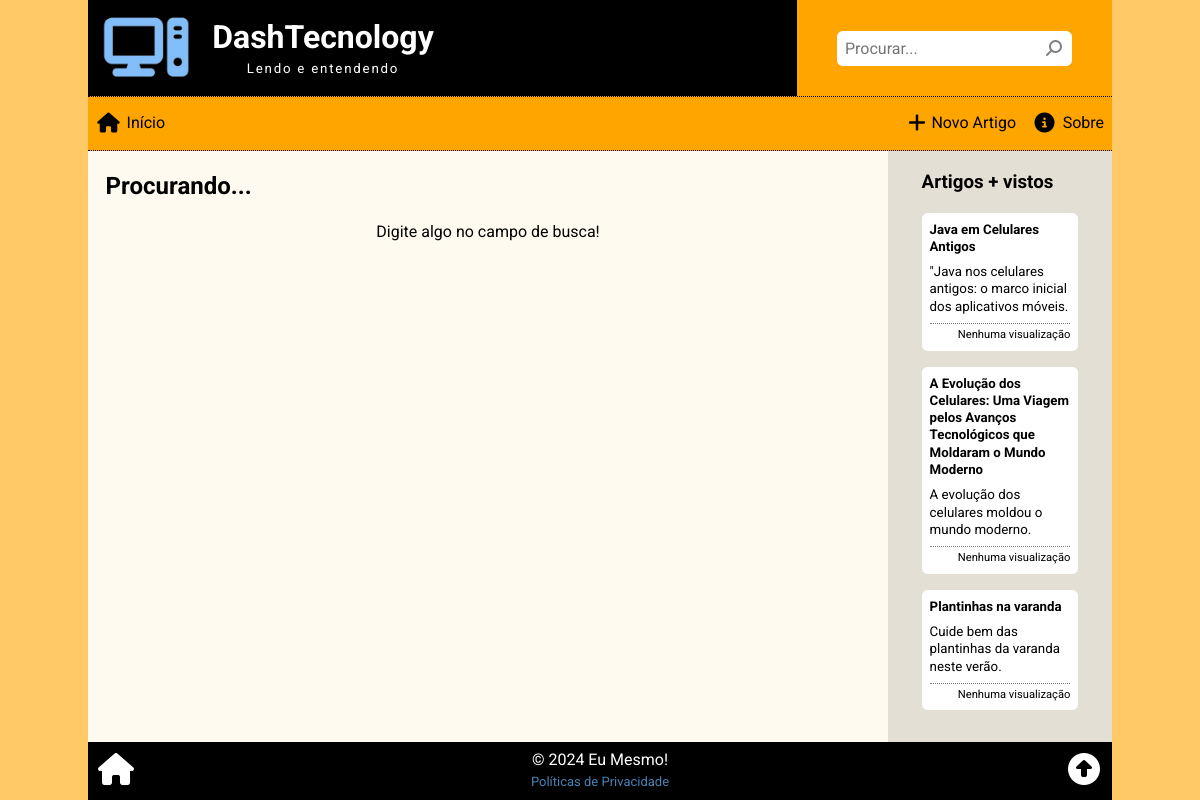
Screenshot of /search.php with the database file from the repository.
### tables this page shows
CREATE TABLE article (
    art_id INT PRIMARY KEY AUTO_INCREMENT,
    art_date TIMESTAMP DEFAULT CURRENT_TIMESTAMP,
    art_thumbnail VARCHAR(255),
    art_title VARCHAR(127),
    art_summary VARCHAR(255),
    art_author INT,
    art_content TEXT,
    art_views INT DEFAULT '0',
    art_status ENUM('on', 'off', 'del') DEFAULT 'on',
    FOREIGN KEY (art_author) REFERENCES employee(emp_id)
);

### _global.php (the view, shortened to what this page needs)
<?php
function aside_box($data = [])
{
    $clicked = $title = $body = $body_content = $footer = '';
    if (isset($data['href']))
        $clicked = 'class="clicked" onclick="location.href = \'' . $data['href'] . '\'"';
    if (isset($data['title']))
        $title = "<h5>{$data['title']}</h5>";
    if (isset($data['body'])) {
        if (isset($data['limit']))
            $body_content = cutString($data['body'], $data['limit']);
        else
            $body_content = $data['body'];
        $body = '<small title="' . $data['body'] . '">' . $body_content . '</small>';
    }
    if (isset($data['footer']))
        $footer = '<small class="footer">' . $data['footer'] . '</small>';
    $out = <<<HTML
        <div {$clicked}>
            {$title}
            {$body}
            {$footer}
        </div>
    HTML;
    return $out;
}

### widgets/_mostviewed.php
<?php
$num_list = (isset($num_list)) ? intval($num_list) : 3;
$sql = <<<SQL
SELECT
    art_id, art_title, art_summary, art_views
FROM article
WHERE
    art_status = 'on'
    AND art_date <= NOW()
ORDER BY art_views DESC
LIMIT {$num_list};
SQL;
$res = $conn->query($sql);
$aside_viewed = '
    <div class="aside_block">
        <h3>Artigos + vistos</h3>
';
while ($mv = $res->fetch_assoc()) :
    if (intval($mv['art_views']) == 0) $art_views = "Nenhuma visualização";
    elseif ($mv['art_views'] == 1) $art_views = "1 visualização";
    else $art_views = "{$mv['art_views']} visualizações";
    $aside_viewed .= aside_box([
        'href' => "view.php?id={$mv['art_id']}",
        'title' => $mv['art_title'],
        'body' => $mv['art_summary'],
        'footer' => $art_views
    ]);
endwhile;
$aside_viewed .= '</div>';
echo $aside_viewed;

### assets/css/global.css (style rules this page uses)
* { box-sizing: border-box; outline: none; }
html, body { position: relative; width: 100%; height: 100%; padding: 0; margin: 0; font-family: 'Roboto', Arial, Helvetica, sans-serif; font-size: 16px; line-height: 1.3; }
body { background-color: rgba(255, 166, 0, 0.6); background-image: url('../img/back01.png'); background-attachment: fixed; background-position: center; background-repeat: repeat; }
.aside_block div { background-color: #fff; padding: .5rem; border-radius: .35rem; margin: 1rem; }
.aside_block h3,aside h2 { padding-left: 1rem; }
.clicked { cursor: pointer; }
.aside_block h5 { margin: 0; }
.aside_block small { display: block; margin-top: .5rem; }
.aside_block small.footer { border-top: 1px dotted grey; padding-top: .25rem; font-size: 70%; text-align: right; }

### rows the page displays
article: art_title "Java em Celulares Antigos", art_summary "\"Java nos celulares antigos: o marco inicial dos aplicativos móveis."
article: art_title "A Evolução dos Celulares: Uma Viagem pelos Avanços Tecnológicos que Moldaram o Mundo Moderno", art_summary "A evolução dos celulares moldou o mundo moderno."
article: art_title "Plantinhas na varanda", art_summary "Cuide bem das plantinhas da varanda neste verão."

### other values shown
$site["title"] "DashTecnology"
$site["slogan"] "Lendo e entendendo"
